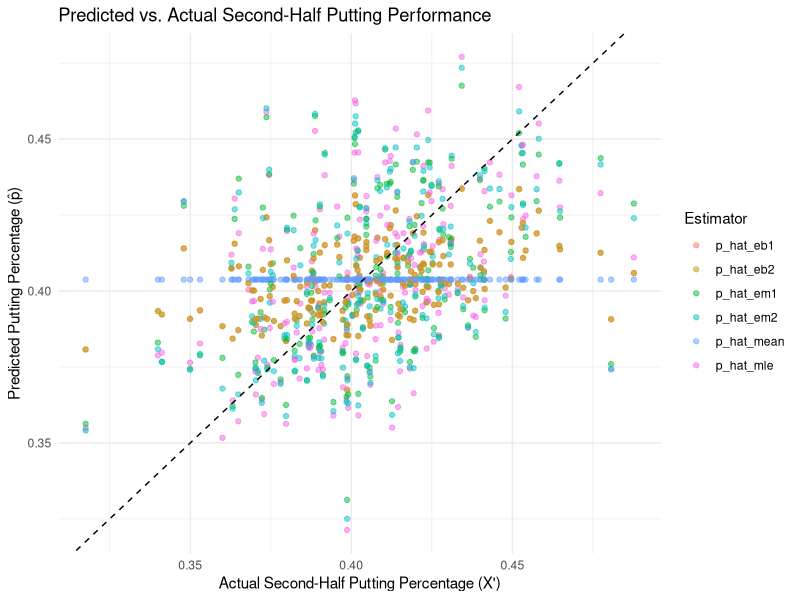

Recreate this plot in R.
#############
### SETUP ###
#############

rm(list=ls())

# install.packages(c("ggplot2", "tidyverse"))
library(ggplot2)
library(tidyverse)

# set seed
set.seed(13)

####################
### GOLF PUTTING ###
####################

# load training data (first half of season)
putts_train = read_csv("../data/13_putts-train.csv")
# preview data
head(putts_train)
names(putts_train)

# load test data (second half of season)
putts_test = read_csv("../data/13_putts-test.csv")
# preview data
head(putts_test)

##########################
### task 1
# eqn 1: overall mean X
mean_X <- mean(putts_train$X)
putts_train$p_hat_mean <- mean_X

# eqn 2: MLE for each player
putts_train$p_hat_mle <- putts_train$X

# eqn 3: efron-morris
C <- mean(putts_train$X) * (1 - mean(putts_train$X))

putts_train <- putts_train %>%
  mutate(
    sigma_i = sqrt(C / N),
    X_tilde = X / sigma_i
  )

X_tilde_bar <- mean(putts_train$X_tilde)

S2_X_tilde <- sum((putts_train$X_tilde - X_tilde_bar)^2)

putts_train <- putts_train %>%
  mutate(
    theta_hat_em1 = X_tilde_bar + (1 - (nrow(putts_train) - 1) / S2_X_tilde) * (X_tilde - X_tilde_bar),
    p_hat_em1 = theta_hat_em1 * sigma_i
  )

# eqn 4: efron-morris part 2
putts_train <- putts_train %>%
  mutate(
    H = N * X, # number of putts made 
    X_tilde_tilde = asin(sqrt((H + 3/8) / (N + 3/4))),
    nu_i = sqrt(1 / (4 * N)),
    X_standardized = X_tilde_tilde / nu_i
  )

X_standardized_bar <- mean(putts_train$X_standardized)
S2_X_standardized <- sum((putts_train$X_standardized - X_standardized_bar)^2)

putts_train <- putts_train %>%
  mutate(
    theta_hat_em2 = X_standardized_bar + (1 - (nrow(putts_train) - 1) / S2_X_standardized) * (X_standardized - X_standardized_bar),
    p_hat_em2 = sin(theta_hat_em2 * nu_i)^2
  )

# eqn 5: empirical bayes 1
mu_hat <- mean(putts_train$X)
S2_X <- var(putts_train$X)
tau2_hat <- S2_X - C * mean(1 / putts_train$N)

putts_train <- putts_train %>%
  mutate(
    p_hat_eb1 = mu_hat + (tau2_hat / (tau2_hat + C / N)) * (X - mu_hat)
  )

# eqn 6: empirical bayes 2
putts_train <- putts_train %>%
  mutate(
    X_tilde = asin(sqrt((H + 3/8) / (N + 3/4))),
    nu2_i = 1 / (4 * N)
  )

mu_tilde <- mean(putts_train$X_tilde)
S2_X_tilde <- var(putts_train$X_tilde)
mean_nu2 <- mean(putts_train$nu2_i)
tau2_tilde <- S2_X_tilde - mean_nu2

putts_train <- putts_train %>%
  mutate(
    theta_hat_eb2 = mu_tilde + (tau2_tilde / (tau2_tilde + nu2_i)) * (X_tilde - mu_tilde),
    p_hat_eb2 = sin(theta_hat_eb2)^2
  )

##########################
### task 2

# store results in here
mse_results <- data.frame(
  estimator = character(),
  mse = numeric(),
  stringsAsFactors = FALSE
)

names(putts_train)
names(putts_test)

mse_mean <- mean((putts_train$p_hat_mean - putts_test$X)^2)
mse_results <- rbind(mse_results, data.frame(estimator = "p_hat_mean", mse = mse_mean))

mse_mle <- mean((putts_train$p_hat_mle - putts_test$X)^2)
mse_results <- rbind(mse_results, data.frame(estimator = "p_hat_mle", mse = mse_mle))

mse_em1 <- mean((putts_train$p_hat_em1 - putts_test$X)^2)
mse_results <- rbind(mse_results, data.frame(estimator = "p_hat_em1", mse = mse_em1))

mse_em2 <- mean((putts_train$p_hat_em2 - putts_test$X)^2)
mse_results <- rbind(mse_results, data.frame(estimator = "p_hat_em2", mse = mse_em2))

mse_eb1 <- mean((putts_train$p_hat_eb1 - putts_test$X)^2)
mse_results <- rbind(mse_results, data.frame(estimator = "p_hat_eb1", mse = mse_eb1))

mse_eb2 <- mean((putts_train$p_hat_eb2 - putts_test$X)^2)
mse_results <- rbind(mse_results, data.frame(estimator = "p_hat_eb2", mse = mse_eb2))

##########################
### task 3

mse_results <- mse_results[order(mse_results$mse), ]

## empirical bayes 2 best, MLE worst

##########################
### task 4

combined_data <- data.frame(
  player_id = 1:nrow(putts_test),
  true_X = putts_test$X,
  p_hat_mean = putts_train$p_hat_mean,
  p_hat_mle = putts_train$p_hat_mle,
  p_hat_em1 = putts_train$p_hat_em1,
  p_hat_em2 = putts_train$p_hat_em2,
  p_hat_eb1 = putts_train$p_hat_eb1,
  p_hat_eb2 = putts_train$p_hat_eb2
)

# convert to long format for ggplot
plot_data_long <- combined_data %>%
  pivot_longer(
    cols = starts_with("p_hat"),
    names_to = "estimator",
    values_to = "prediction"
  )

ggplot(plot_data_long, aes(x = true_X, y = prediction, color = estimator)) +
  geom_point(alpha = 0.5) +
  geom_abline(slope = 1, intercept = 0, linetype = "dashed", color = "black") + # y = x line
  labs(
    title = "Predicted vs. Actual Second-Half Putting Performance",
    x = "Actual Second-Half Putting Percentage (X')",
    y = "Predicted Putting Percentage (p̂)",
    color = "Estimator"
  ) +
  theme_minimal()
